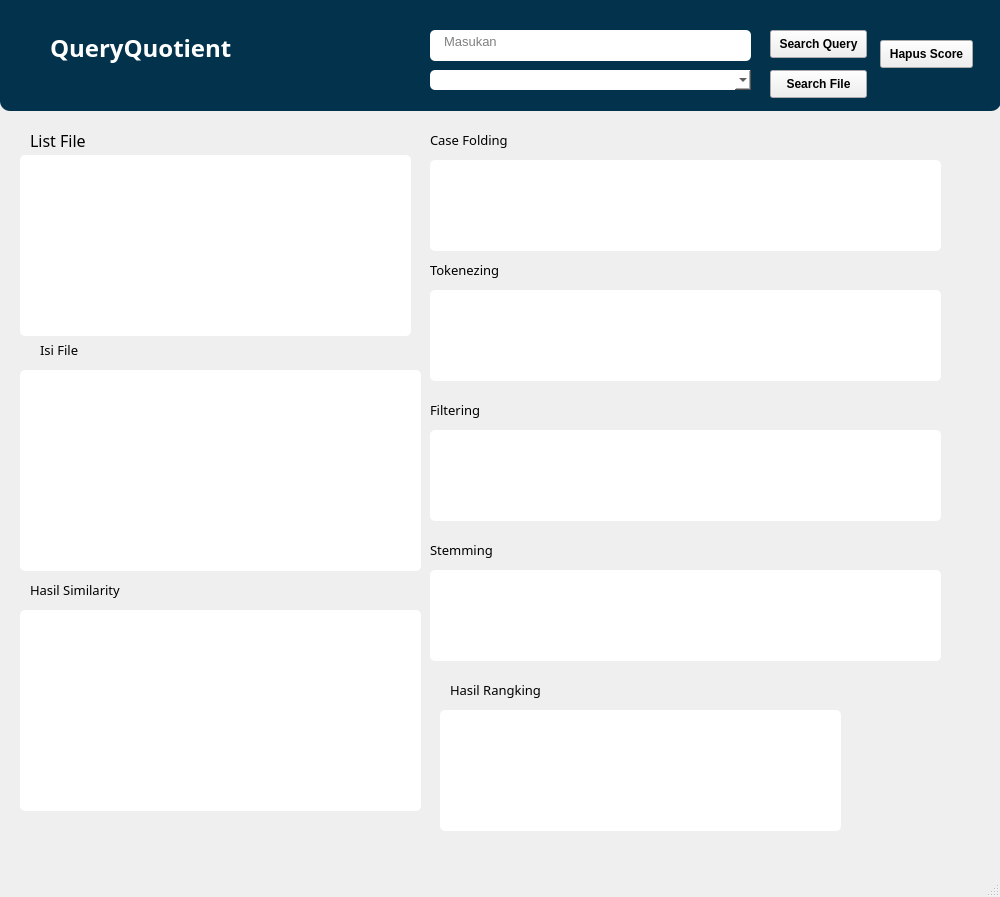
<?xml version="1.0" encoding="UTF-8"?>
<ui version="4.0">
 <class>MainWindow</class>
 <widget class="QMainWindow" name="MainWindow">
  <property name="geometry">
   <rect>
    <x>0</x>
    <y>0</y>
    <width>1000</width>
    <height>897</height>
   </rect>
  </property>
  <property name="windowTitle">
   <string>MainWindow</string>
  </property>
  <property name="styleSheet">
   <string notr="true"/>
  </property>
  <widget class="QWidget" name="centralwidget">
   <widget class="QTextEdit" name="textEdit">
    <property name="geometry">
     <rect>
      <x>430</x>
      <y>30</y>
      <width>321</width>
      <height>31</height>
     </rect>
    </property>
    <property name="font">
     <font>
      <pointsize>10</pointsize>
     </font>
    </property>
    <property name="styleSheet">
     <string notr="true">background-color: white;
color: black;
border-radius: 5px;
text-align: left;
padding-left: 10px;
</string>
    </property>
    <property name="html">
     <string>&lt;!DOCTYPE HTML PUBLIC &quot;-//W3C//DTD HTML 4.0//EN&quot; &quot;http://www.w3.org/TR/REC-html40/strict.dtd&quot;&gt;
&lt;html&gt;&lt;head&gt;&lt;meta name=&quot;qrichtext&quot; content=&quot;1&quot; /&gt;&lt;style type=&quot;text/css&quot;&gt;
p, li { white-space: pre-wrap; }
&lt;/style&gt;&lt;/head&gt;&lt;body style=&quot; font-family:'MS Shell Dlg 2'; font-size:10pt; font-weight:400; font-style:normal;&quot;&gt;
&lt;p style=&quot;-qt-paragraph-type:empty; margin-top:0px; margin-bottom:0px; margin-left:0px; margin-right:0px; -qt-block-indent:0; text-indent:0px;&quot;&gt;&lt;br /&gt;&lt;/p&gt;&lt;/body&gt;&lt;/html&gt;</string>
    </property>
    <property name="placeholderText">
     <string>Masukan </string>
    </property>
   </widget>
   <widget class="QPushButton" name="pushButton">
    <property name="geometry">
     <rect>
      <x>770</x>
      <y>30</y>
      <width>97</width>
      <height>28</height>
     </rect>
    </property>
    <property name="font">
     <font>
      <weight>75</weight>
      <bold>true</bold>
     </font>
    </property>
    <property name="text">
     <string>Search Query</string>
    </property>
   </widget>
   <widget class="QTextBrowser" name="textBrowser">
    <property name="geometry">
     <rect>
      <x>20</x>
      <y>370</y>
      <width>401</width>
      <height>201</height>
     </rect>
    </property>
    <property name="autoFillBackground">
     <bool>false</bool>
    </property>
    <property name="styleSheet">
     <string notr="true">background-color: white;
color: black;
border-radius: 5px;</string>
    </property>
   </widget>
   <widget class="QComboBox" name="comboBox">
    <property name="geometry">
     <rect>
      <x>430</x>
      <y>70</y>
      <width>321</width>
      <height>20</height>
     </rect>
    </property>
    <property name="styleSheet">
     <string notr="true">background-color: white;
color: black;
border-radius: 5px;</string>
    </property>
   </widget>
   <widget class="QTextBrowser" name="textBrowser_2">
    <property name="geometry">
     <rect>
      <x>20</x>
      <y>610</y>
      <width>401</width>
      <height>201</height>
     </rect>
    </property>
    <property name="styleSheet">
     <string notr="true">background-color: white;
color: black;
border-radius: 5px;</string>
    </property>
   </widget>
   <widget class="QTextBrowser" name="textBrowser_3">
    <property name="geometry">
     <rect>
      <x>430</x>
      <y>160</y>
      <width>511</width>
      <height>91</height>
     </rect>
    </property>
    <property name="styleSheet">
     <string notr="true">background-color: white;
color: black;
border-radius: 5px;</string>
    </property>
   </widget>
   <widget class="QTextBrowser" name="textBrowser_4">
    <property name="geometry">
     <rect>
      <x>430</x>
      <y>290</y>
      <width>511</width>
      <height>91</height>
     </rect>
    </property>
    <property name="styleSheet">
     <string notr="true">background-color: white;
color: black;
border-radius: 5px;</string>
    </property>
   </widget>
   <widget class="QTextBrowser" name="textBrowser_5">
    <property name="geometry">
     <rect>
      <x>430</x>
      <y>570</y>
      <width>511</width>
      <height>91</height>
     </rect>
    </property>
    <property name="styleSheet">
     <string notr="true">background-color: white;
color: black;
border-radius: 5px;</string>
    </property>
   </widget>
   <widget class="QTextBrowser" name="textBrowser_6">
    <property name="geometry">
     <rect>
      <x>430</x>
      <y>430</y>
      <width>511</width>
      <height>91</height>
     </rect>
    </property>
    <property name="styleSheet">
     <string notr="true">background-color: white;
color: black;
border-radius: 5px;</string>
    </property>
   </widget>
   <widget class="QLabel" name="label">
    <property name="geometry">
     <rect>
      <x>40</x>
      <y>340</y>
      <width>67</width>
      <height>20</height>
     </rect>
    </property>
    <property name="font">
     <font>
      <family>Forte</family>
      <pointsize>10</pointsize>
      <weight>50</weight>
      <italic>false</italic>
      <bold>false</bold>
      <underline>false</underline>
     </font>
    </property>
    <property name="text">
     <string>Isi File</string>
    </property>
   </widget>
   <widget class="QLabel" name="label_2">
    <property name="geometry">
     <rect>
      <x>30</x>
      <y>580</y>
      <width>164</width>
      <height>20</height>
     </rect>
    </property>
    <property name="font">
     <font>
      <family>Forte</family>
      <pointsize>10</pointsize>
      <weight>50</weight>
      <italic>false</italic>
      <bold>false</bold>
      <underline>false</underline>
     </font>
    </property>
    <property name="text">
     <string>Hasil Similarity</string>
    </property>
   </widget>
   <widget class="QLabel" name="label_3">
    <property name="geometry">
     <rect>
      <x>430</x>
      <y>130</y>
      <width>135</width>
      <height>20</height>
     </rect>
    </property>
    <property name="font">
     <font>
      <family>Forte</family>
      <pointsize>10</pointsize>
      <weight>50</weight>
      <italic>false</italic>
      <bold>false</bold>
      <underline>false</underline>
     </font>
    </property>
    <property name="text">
     <string>Case Folding</string>
    </property>
   </widget>
   <widget class="QLabel" name="label_4">
    <property name="geometry">
     <rect>
      <x>430</x>
      <y>260</y>
      <width>76</width>
      <height>19</height>
     </rect>
    </property>
    <property name="font">
     <font>
      <family>Forte</family>
      <pointsize>10</pointsize>
      <weight>50</weight>
      <italic>false</italic>
      <bold>false</bold>
      <underline>false</underline>
     </font>
    </property>
    <property name="text">
     <string>Tokenezing</string>
    </property>
   </widget>
   <widget class="QLabel" name="label_5">
    <property name="geometry">
     <rect>
      <x>430</x>
      <y>540</y>
      <width>100</width>
      <height>20</height>
     </rect>
    </property>
    <property name="font">
     <font>
      <family>Forte</family>
      <pointsize>10</pointsize>
      <weight>50</weight>
      <italic>false</italic>
      <bold>false</bold>
      <underline>false</underline>
     </font>
    </property>
    <property name="text">
     <string>Stemming</string>
    </property>
   </widget>
   <widget class="QLabel" name="label_6">
    <property name="geometry">
     <rect>
      <x>430</x>
      <y>400</y>
      <width>98</width>
      <height>20</height>
     </rect>
    </property>
    <property name="font">
     <font>
      <family>Forte</family>
      <pointsize>10</pointsize>
      <weight>50</weight>
      <italic>false</italic>
      <bold>false</bold>
      <underline>false</underline>
     </font>
    </property>
    <property name="text">
     <string>Filtering</string>
    </property>
   </widget>
   <widget class="QPushButton" name="pushButton_2">
    <property name="geometry">
     <rect>
      <x>880</x>
      <y>40</y>
      <width>93</width>
      <height>28</height>
     </rect>
    </property>
    <property name="font">
     <font>
      <weight>75</weight>
      <bold>true</bold>
     </font>
    </property>
    <property name="text">
     <string>Hapus Score</string>
    </property>
   </widget>
   <widget class="QLabel" name="label_8">
    <property name="geometry">
     <rect>
      <x>50</x>
      <y>30</y>
      <width>225</width>
      <height>36</height>
     </rect>
    </property>
    <property name="font">
     <font>
      <family>Bodoni MT</family>
      <pointsize>18</pointsize>
      <weight>75</weight>
      <italic>false</italic>
      <bold>true</bold>
      <underline>false</underline>
     </font>
    </property>
    <property name="styleSheet">
     <string notr="true">color: rgb(255, 255, 255);</string>
    </property>
    <property name="text">
     <string>QueryQuotient</string>
    </property>
   </widget>
   <widget class="QTextBrowser" name="textBrowser_7">
    <property name="geometry">
     <rect>
      <x>0</x>
      <y>-20</y>
      <width>1001</width>
      <height>131</height>
     </rect>
    </property>
    <property name="autoFillBackground">
     <bool>false</bool>
    </property>
    <property name="styleSheet">
     <string notr="true">background-color:rgba(3, 50, 76, 255);

color: black;
border-radius: 10px;</string>
    </property>
   </widget>
   <widget class="QTextBrowser" name="list_file">
    <property name="geometry">
     <rect>
      <x>20</x>
      <y>155</y>
      <width>391</width>
      <height>181</height>
     </rect>
    </property>
    <property name="styleSheet">
     <string notr="true">background-color: white;
color: black;
border-radius: 5px;</string>
    </property>
   </widget>
   <widget class="QLabel" name="label_7">
    <property name="geometry">
     <rect>
      <x>30</x>
      <y>130</y>
      <width>81</width>
      <height>21</height>
     </rect>
    </property>
    <property name="font">
     <font>
      <family>Forte</family>
      <pointsize>12</pointsize>
      <weight>50</weight>
      <bold>false</bold>
     </font>
    </property>
    <property name="text">
     <string>List File</string>
    </property>
   </widget>
   <widget class="QPushButton" name="file">
    <property name="geometry">
     <rect>
      <x>770</x>
      <y>70</y>
      <width>97</width>
      <height>28</height>
     </rect>
    </property>
    <property name="font">
     <font>
      <weight>75</weight>
      <bold>true</bold>
     </font>
    </property>
    <property name="text">
     <string>Search File</string>
    </property>
   </widget>
   <widget class="QLabel" name="label_9">
    <property name="geometry">
     <rect>
      <x>450</x>
      <y>680</y>
      <width>164</width>
      <height>20</height>
     </rect>
    </property>
    <property name="font">
     <font>
      <family>Forte</family>
      <pointsize>10</pointsize>
      <weight>50</weight>
      <italic>false</italic>
      <bold>false</bold>
      <underline>false</underline>
     </font>
    </property>
    <property name="text">
     <string>Hasil Rangking</string>
    </property>
   </widget>
   <widget class="QTextBrowser" name="textBrowser_1">
    <property name="geometry">
     <rect>
      <x>440</x>
      <y>710</y>
      <width>401</width>
      <height>121</height>
     </rect>
    </property>
    <property name="styleSheet">
     <string notr="true">background-color: white;
color: black;
border-radius: 5px;</string>
    </property>
   </widget>
   <zorder>textBrowser_7</zorder>
   <zorder>textEdit</zorder>
   <zorder>pushButton</zorder>
   <zorder>textBrowser</zorder>
   <zorder>comboBox</zorder>
   <zorder>textBrowser_2</zorder>
   <zorder>textBrowser_3</zorder>
   <zorder>textBrowser_4</zorder>
   <zorder>textBrowser_5</zorder>
   <zorder>textBrowser_6</zorder>
   <zorder>label</zorder>
   <zorder>label_2</zorder>
   <zorder>label_3</zorder>
   <zorder>label_4</zorder>
   <zorder>label_5</zorder>
   <zorder>label_6</zorder>
   <zorder>pushButton_2</zorder>
   <zorder>label_8</zorder>
   <zorder>list_file</zorder>
   <zorder>label_7</zorder>
   <zorder>file</zorder>
   <zorder>label_9</zorder>
   <zorder>textBrowser_1</zorder>
  </widget>
  <widget class="QMenuBar" name="menubar">
   <property name="geometry">
    <rect>
     <x>0</x>
     <y>0</y>
     <width>1000</width>
     <height>26</height>
    </rect>
   </property>
  </widget>
  <widget class="QStatusBar" name="statusbar"/>
 </widget>
 <resources/>
 <connections/>
</ui>
